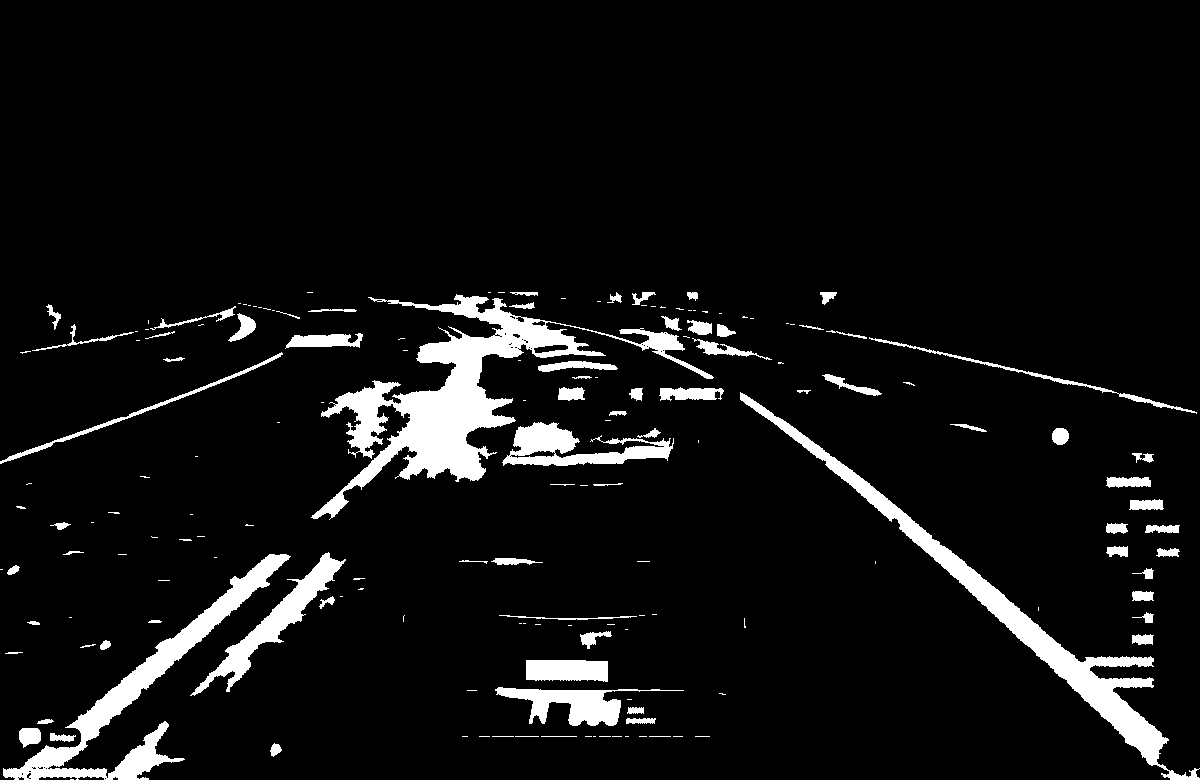
#> input picture v94_boosted.png, 1200 x 780 px, found by its file name
$ python v94_points.py
#> lines starting #> are read from the running program, lines starting #| are printed output that depends on the picture; after the words box and inside, x2 and y2 are one past the last pixel; in counts of white or black regions, pixels touching at a corner belong together
### lane_cv2_v9.py
#!/usr/bin/env python3
"""
v9.4: color-aware adaptive lane detection (bug-fixed white threshold).
OpenCV HLS channel order is [H, L, S]; white = high L, low S.
Left base from innermost yellow peak; right base from innermost white peak
that satisfies lane-width constraint relative to left base.

detect(img) 返回像素级二次拟合系数 + 锚点，供 fuse.py 做行级融合。
main() 行为与原 v9.4 完全一致（红/橙拟合线 + 底部圆点 + 保存 png）。
"""
import cv2
import numpy as np
import warnings
import sys
from pathlib import Path

SRC = Path("/Users/dupi/Desktop/自动驾驶系统/档案留存/游戏画面_速度测试.png")
OUT = Path("/Users/dupi/Desktop/车道线OpenCV检测.png")


def preprocess(img):
    """颜色法预处理（pre_combo2.py 逻辑）：HSV mask 圈黄/白 → 通道加权+亮度 → 去天空 → 灰度 → 删面积<500小块。
    返回灰度候选图（车道像素亮、背景黑），直接喂 detect 做 histogram+sliding window。"""
    h, w = img.shape[:2]
    hsv = cv2.cvtColor(img, cv2.COLOR_BGR2HSV)
    yellow = cv2.inRange(hsv, (15, 60, 30), (35, 255, 255))
    white = cv2.inRange(hsv, (0, 0, 130), (179, 100, 255))
    mask = cv2.bitwise_or(yellow, white)
    k = cv2.getStructuringElement(cv2.MORPH_ELLIPSE, (5, 5))
    mask = cv2.morphologyEx(mask, cv2.MORPH_CLOSE, k)
    out = np.zeros_like(img)
    out[mask > 0] = img[mask > 0]
    # 通道加权 + 亮度（绿×5 红×1 蓝×1 亮度×2）
    out = out.astype(np.float32)
    out[:, :, 0] = out[:, :, 0] * 1.0   # 蓝
    out[:, :, 1] = out[:, :, 1] * 5.0   # 绿
    out[:, :, 2] = out[:, :, 2] * 1.0   # 红
    out = out * 2.0                     # 亮度
    out = np.clip(out, 0, 255).astype(np.uint8)
    # 去天空 3.2/8
    SKY_FRAC = 3.2 / 8
    out[:int(h * SKY_FRAC), :] = 0
    # 转灰度
    gray = cv2.cvtColor(out, cv2.COLOR_BGR2GRAY)
    # 删面积<500 的小块（落叶/碎屑）
    _, binar = cv2.threshold(gray, 10, 255, cv2.THRESH_BINARY)
    cnts, _ = cv2.findContours(binar, cv2.RETR_EXTERNAL, cv2.CHAIN_APPROX_SIMPLE)
    mask_keep = np.zeros_like(gray)
    MIN_AREA = 500
    for c in cnts:
        if cv2.contourArea(c) >= MIN_AREA:
            cv2.drawContours(mask_keep, [c], -1, 255, -1)
    gray = cv2.bitwise_and(gray, mask_keep)
    return gray


def detect(img):
    """核心检测：先经 preprocess 得到灰度车道候选，再做 histogram+sliding window 拟合。
    端点系数 (x=a*y^2+b*y+c) + 锚点，供 fuse.py 行级融合。
    分辨率归一化：任意输入尺寸都能跑——小图(如 224x224 录制缩略图)上采样到 TARGET_W，
    保证下游 margin/n_windows 等比例假设成立；返回 scale 供上层把坐标映射回原图。"""
    TARGET_W = 960
    H0, W0 = img.shape[:2]
    scale_x = scale_y = 1.0
    if W0 < TARGET_W:
        s = TARGET_W / float(W0)
        img = cv2.resize(img, None, fx=s, fy=s, interpolation=cv2.INTER_CUBIC)
        scale_x = scale_y = 1.0 / s
    H, W = img.shape[:2]
    gray = preprocess(img)
    binary = (gray > 120).astype(np.uint8) * 255

    # ROI: lower part of image
    roi_top = int(H * 0.55)
    binary[:roi_top, :] = 0

    # mild morphological close to connect dashed segments
    kernel = cv2.getStructuringElement(cv2.MORPH_ELLIPSE, (5, 5))
    binary = cv2.morphologyEx(binary, cv2.MORPH_CLOSE, kernel)

    # ---------- bottom histogram auto base localization ----------
    band_y_low = int(H * 0.82)
    band_y_high = int(H * 0.92)

    def hist_peaks(mask, color_name):
        band = mask[band_y_low:band_y_high, :]
        hist = np.sum(band, axis=0).astype(np.float32)
        if hist.max() == 0:
            return [], hist
        hist_s = cv2.GaussianBlur(hist.reshape(1, -1), (1, 31), 0).ravel()
        maxv = hist_s.max()
        min_h = maxv * 0.10 if maxv > 50 else 20
        peaks = []
        for i in range(1, W - 1):
            if hist_s[i] > hist_s[i - 1] and hist_s[i] > hist_s[i + 1] and hist_s[i] >= min_h:
                peaks.append(i)
        merged = []
        min_sep = int(W * 0.04)
        for p in sorted(peaks):
            if merged and p - merged[-1] < min_sep:
                if hist_s[p] > hist_s[merged[-1]]:
                    merged[-1] = p
            else:
                merged.append(p)
        print(f"{color_name} peaks={merged} heights={[int(hist_s[p]) for p in merged]}")
        return merged, hist_s

    peaks, _ = hist_peaks(binary, "LANE")

    center = W / 2

    # left base: innermost lane peak left of center
    left_base = None
    if peaks:
        left_candidates = [p for p in peaks if p < center * 0.95]
        if left_candidates:
            left_base = min(left_candidates, key=lambda p: abs(p - center))
        else:
            left_base = min(peaks, key=lambda p: abs(p - center))

    # right base: innermost peak right of left_base with reasonable lane width
    right_base = None
    if peaks and left_base is not None:
        min_sep = int(W * 0.18)
        max_sep = int(W * 0.75)
        right_candidates = [
            p for p in peaks
            if p > left_base and min_sep <= (p - left_base) <= max_sep
        ]
        if right_candidates:
            right_base = min(right_candidates, key=lambda p: p - left_base)
        else:
            fallback = [p for p in peaks if p > center]
            if fallback:
                right_base = min(fallback, key=lambda p: abs(p - center))

    if left_base is None or right_base is None:
        return {'left_fit': None, 'right_fit': None,
                'left_base': left_base, 'right_base': right_base,
                'roi_top': roi_top, 'H': H, 'W': W,
                'scale_x': scale_x, 'scale_y': scale_y, 'work_img': img}

    lane_sep = right_base - left_base
    print(f"bases -> left={left_base}({left_base/W:.3f}w)  "
          f"right={right_base}({right_base/W:.3f}w)  sep={lane_sep/W:.3f}w")

    # ---------- sliding window tracking upward ----------
    def sliding_window(binary_img, base_x, n_windows=14, margin=50):
        h, w = binary_img.shape
        win_h = h // n_windows
        cur_x = base_x
        xs, ys = [], []
        for i in range(n_windows):
            y_low_w = h - (i + 1) * win_h
            y_high_w = h - i * win_h
            x_low = max(0, cur_x - margin)
            x_high = min(w, cur_x + margin)
            window = binary_img[y_low_w:y_high_w, x_low:x_high]
            nz = np.nonzero(window)
            if len(nz[1]) > 8:
                cur_x = x_low + int(np.mean(nz[1]))
                xs.extend((x_low + nz[1]).tolist())
                ys.extend((y_low_w + nz[0]).tolist())
        return np.array(xs, dtype=np.float32), np.array(ys, dtype=np.float32)

    left_x, left_y = sliding_window(binary, left_base)
    right_x, right_y = sliding_window(binary, right_base)
    print(f"left points={len(left_x)}  right points={len(right_x)}")

    def fit_coeffs(xs, ys):
        if len(xs) < 30:
            print("too few points for fit")
            return None
        yn = ys / H  # 归一化 y 避免高次项病态
        with warnings.catch_warnings():
            warnings.simplefilter('ignore')
            return np.polyfit(yn, xs, 2)

    left_fit = fit_coeffs(left_x, left_y)
    right_fit = fit_coeffs(right_x, right_y)
    return {'left_fit': left_fit, 'right_fit': right_fit,
            'left_pts': (left_x, left_y), 'right_pts': (right_x, right_y),
            'left_base': left_base, 'right_base': right_base,
            'roi_top': roi_top, 'H': H, 'W': W,
            'scale_x': scale_x, 'scale_y': scale_y, 'work_img': img}


# [105 lines left out: functions fit_segments, draw_segments, fit_smooth, draw_smooth, main, not called in this run]


# [2 lines that do not run on import are left out]

### v94_points.py
#!/usr/bin/env python3
"""颜色法 v9.4 纯点云（不连线）：把滑窗检测到的原始点画出来。
左线=红点，右线=黄点，无任何拟合线。"""
import cv2
import numpy as np
import sys
import lane_cv2_v9 as A

SRC = sys.argv[1] if len(sys.argv) > 1 else "/Users/dupi/Desktop/自动驾驶系统/v94_boosted.png"
OUT = "/Users/dupi/Desktop/自动驾驶系统/v94_color_points.png"

img = cv2.imread(SRC)
#> img is the input picture: shape (780, 1200, 3); 6.8% white; 166 white regions (87 under 20 px), largest, box (x1, y1, x2, y2) and area: (311, 294, 714, 520) 18233, (740, 392, 1200, 780) 11340, (3, 554, 291, 780) 8993
if img is None:
    print("MISSING", SRC)
    sys.exit(1)

det = A.detect(img)
#> in preprocess, `out[:int(h * SKY_FRAC), :] = 0`:
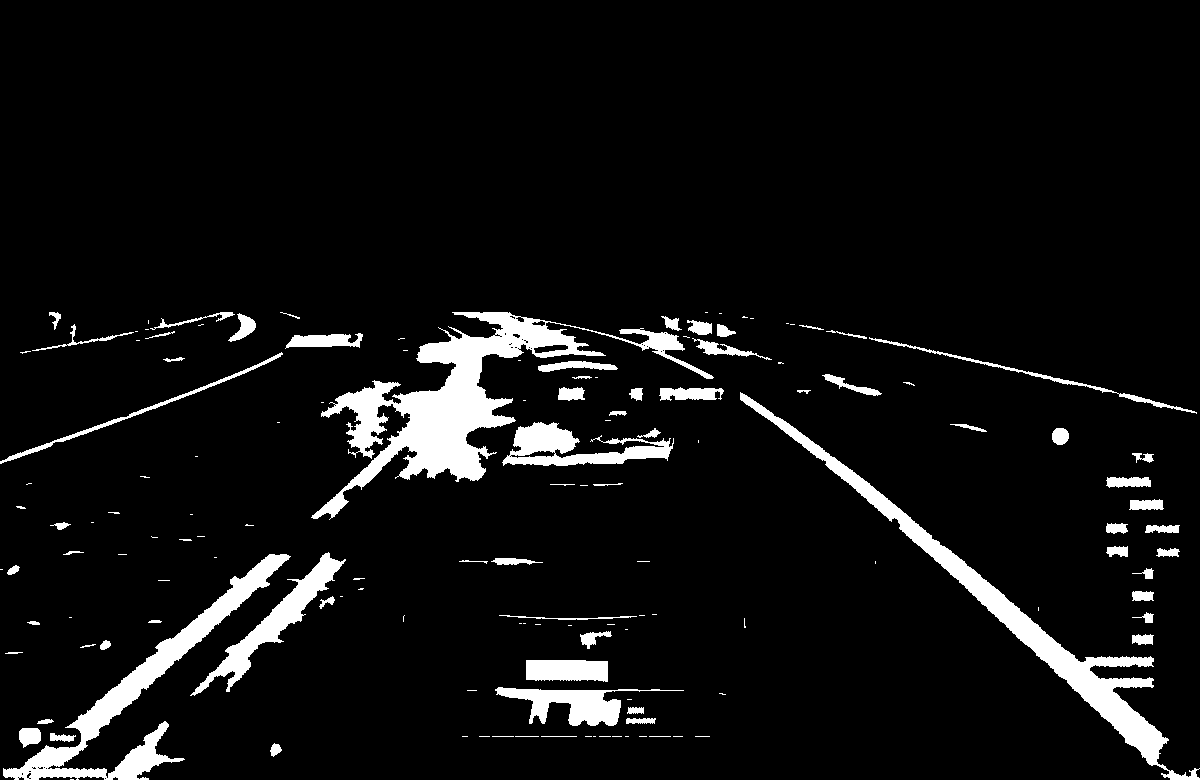
#> out: shape (780, 1200, 3); 6.6% white; 141 white regions (69 under 20 px), largest, box (x1, y1, x2, y2) and area: (311, 312, 714, 520) 17335, (740, 392, 1200, 780) 11340, (3, 554, 291, 780) 8993
#> in preprocess, `cnts, _ = cv2.findContours(binar, cv2.RETR_EXTERNAL, cv2.CHAIN_APPROX_..`: cnts = 141 contours, 85 with area under 20; largest, box (x1, y1, x2, y2) and area: (311, 312, 714, 520) 16400, (740, 392, 1200, 780) 10650, (3, 554, 291, 780) 8442, (190, 552, 346, 696) 3508, (502, 422, 674, 466) 3316
#> the loop in preprocess, `for c in cnts:` made 141 passes
#> c on passes 1, 3, 4, 5, 6, 7, 8, 9: [[70, 779], [73, 779]], [[695, 736], [709, 736]], [[673, 736], [682, 736]], [[649, 736], [670, 736]], [[639, 736], [646, 736]], [[625, 736], [628, 736]], [[612, 736], [621, 736]], [[599, 736], [610, 736]]
#> in detect, `binary[:roi_top, :] = 0`:
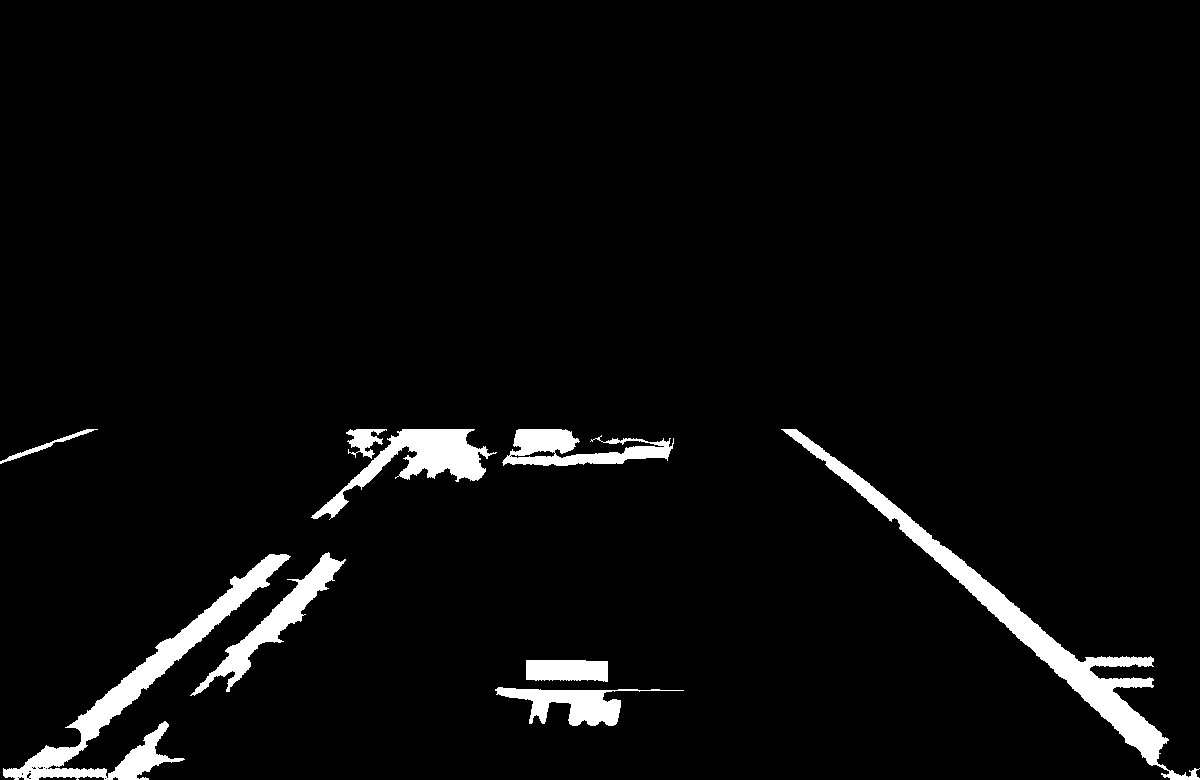
#> binary: shape (780, 1200); 4% white; 9 white regions, largest, box (x1, y1, x2, y2) and area: (781, 429, 1200, 780) 10879, (3, 554, 291, 780) 8993, (311, 429, 497, 520) 4729
#> in detect, `kernel = cv2.getStructuringElement(cv2.MORPH_ELLIPSE, (5, 5))`: kernel = [[0, 0, 1, 0, 0], [1, 1, 1, 1, 1], [1, 1, 1, 1, 1], [1, 1, 1, 1, 1], [0, 0, 1, 0, 0]]
#> in hist_peaks, `band = mask[band_y_low:band_y_high, :]`:
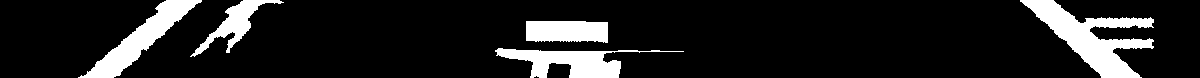
#> band: shape (78, 1200); 12.8% white; 5 white regions, box (x1, y1, x2, y2) and area: (1020, 0, 1154, 78) 3975, (78, 0, 202, 78) 2629, (495, 48, 684, 78) 2373, (526, 21, 608, 43) 1653, (190, 0, 284, 57) 1329
#> in hist_peaks, `hist = np.sum(band, axis=0).astype(np.float32)`: hist = 1200 values, max 12750 at index 1109, min 0 at index 0, mean 2541.3
#> in hist_peaks, `hist_s = cv2.GaussianBlur(hist.reshape(1, -1), (1, 31), 0).ravel()`: hist_s has the same summary as hist
#> in hist_peaks, `maxv = hist_s.max()`: maxv = 12750
#> in hist_peaks, `min_h = maxv * 0.10 if maxv > 50 else 20`: min_h = 1275
#> after the loop in hist_peaks, `for i in range(1, W - 1):`: peaks = 43 values from 87 to 1138
#> the loop in hist_peaks, `for p in sorted(peaks):` made 43 passes
#> p on passes 1 to 8: 87, 146, 148, 150, 152, 160, 162, 164
#> after the loop in hist_peaks, `for p in sorted(peaks):`: merged = [87, 160, 229, 533, 587, 1109]
#| LANE peaks=[87, 160, 229, 533, 587, 1109] heights=[1785, 8925, 9945, 12240, 11985, 12750]
#> in detect, `left_candidates = [p for p in peaks if p < center * 0.95]`: left_candidates = [87, 160, 229, 533]
#> in detect, `left_base = min(left_candidates, key=lambda p: abs(p - center))`: left_base = 533
#> in detect, `right_candidates = [ p for p in peaks if p > left_base and min_sep <= ..`: right_candidates = [1109]
#> in detect, `right_base = min(right_candidates, key=lambda p: p - left_base)`: right_base = 1109
#> in detect, `lane_sep = right_base - left_base`: lane_sep = 576
#| bases -> left=533(0.444w)  right=1109(0.924w)  sep=0.480w
#> in sliding_window, `cur_x = base_x`: cur_x = 533
#> the loop in sliding_window, `for i in range(n_windows):` made 14 passes
#> (x_low, x_high, nz, cur_x) on passes 2, 3, 6, 7: (483, 583, 2171 positions, rows 0 to 54, columns 12 to 99, 549), (499, 599, 717 positions, rows 45 to 54, columns 27 to 99, 561), (511, 611, 1172 positions, rows 0 to 15, columns 0 to 99, 557), (507, 607, 1248 positions, rows 34 to 54, columns 5 to 99, 545)
#> after the loop in sliding_window, `for i in range(n_windows):`: xs = 5308 values, max 610 at index 3012, min 495 at index 612, mean 552.1; ys = 5308 values, max 724 at index 2161, min 429 at index 4060, mean 578
#> in detect, `left_x, left_y = sliding_window(binary, left_base)`: left_x has the same summary as xs in sliding_window; left_y has the same summary as ys in sliding_window
#> in sliding_window (call 2), `cur_x = base_x`: cur_x = 1109
#> the loop in sliding_window (call 2), `for i in range(n_windows):` made 14 passes
#> (x_low, x_high, nz, cur_x) on passes 1 to 3: (1059, 1159, 1087 positions, rows 0 to 40, columns 53 to 99, 1141), (1091, 1191, 1885 positions, rows 1 to 54, columns 0 to 62, 1116), (1066, 1166, 895 positions, rows 35 to 54, columns 0 to 87, 1105)
#> pass 1, in sliding_window (call 2), `window = binary_img[y_low_w:y_high_w, x_low:x_high]`:
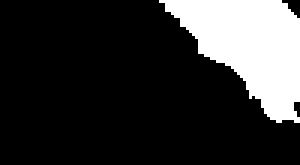
#> window: shape (55, 100) (shown 3 times larger); 19.8% white; 1 white region, box (x1, y1, x2, y2) and area: (53, 0, 100, 41) 1087
#> after the loop in sliding_window (call 2), `for i in range(n_windows):`: xs = 3867 values, max 1158 at index 286, min 1066 at index 2972, mean 1120.9; ys = 3867 values, max 765 at index 1083, min 650 at index 2972, mean 702
#> in detect, `right_x, right_y = sliding_window(binary, right_base)`: right_x has the same summary as xs in sliding_window; right_y has the same summary as ys in sliding_window
#| left points=5308  right points=3867
#> in fit_coeffs, `yn = ys / H`: yn = 5308 values, max 0.928 at index 2161, min 0.55 at index 4060, mean 0.741
#> in detect, `left_fit = fit_coeffs(left_x, left_y)`: left_fit = [-544.6, 798.1, 272.6]
#> in detect, `right_fit = fit_coeffs(right_x, right_y)`: right_fit = [-39.27, 414.7, 779.5]
#> det = 12 items
L = det.get('left_pts')
R = det.get('right_pts')

vis = img.copy()
if L is not None and len(L[0]) > 0:
    lx, ly = L
#> lx = 5308 values, max 610 at index 3012, min 495 at index 612, mean 552.1; ly = 5308 values, max 724 at index 2161, min 429 at index 4060, mean 578
    for x, y in zip(lx.astype(int), ly.astype(int)):
        cv2.circle(vis, (int(x), int(y)), 1, (0, 0, 255), -1)  # 红=左线
#> this loop made 5308 passes
#> (x, y) on passes 1 to 3: (526, 670), (527, 670), (528, 670)
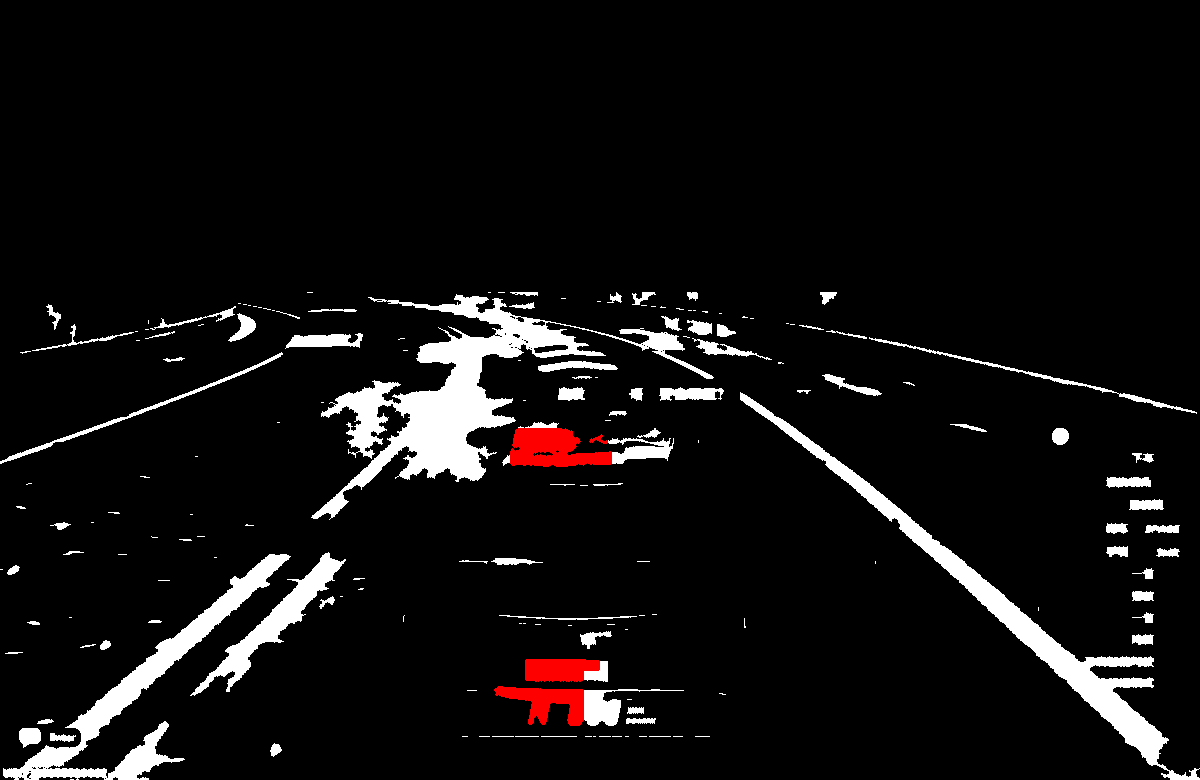
#> vis: shape (780, 1200, 3); 0.66% of pixels changed, all inside (x1, y1, x2, y2) = (494, 428, 612, 726)
if R is not None and len(R[0]) > 0:
    rx, ry = R
#> rx has the same summary as xs in sliding_window; ry has the same summary as ys in sliding_window
    for x, y in zip(rx.astype(int), ry.astype(int)):
        cv2.circle(vis, (int(x), int(y)), 1, (0, 255, 255), -1)  # 黄=右线
#> this loop made 3867 passes
#> (x, y) on passes 1 to 3: (1112, 725), (1113, 725), (1114, 725)
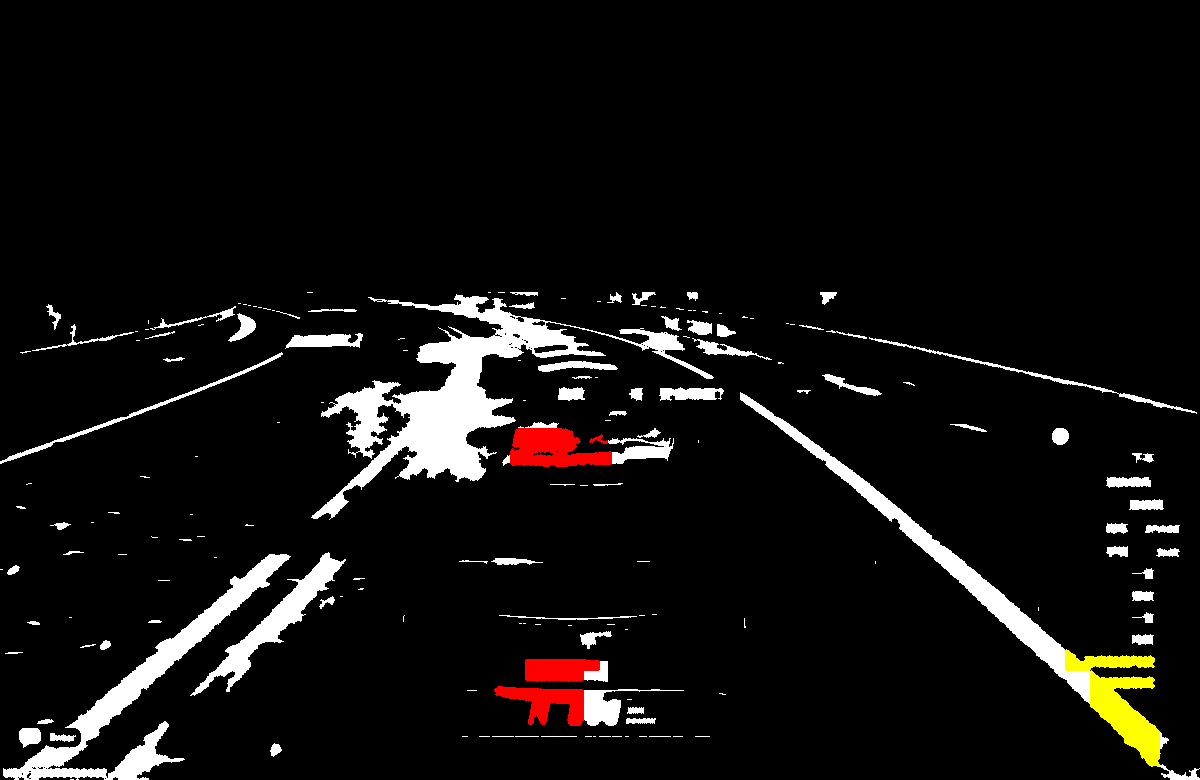
#> vis: shape (780, 1200, 3); 0.47% of pixels changed, all inside (x1, y1, x2, y2) = (1065, 649, 1160, 767)

cv2.imwrite(OUT, vis)
print(f"[color-pts] left_pts={len(L[0]) if L is not None else 0} "
      f"right_pts={len(R[0]) if R is not None else 0}  saved {OUT} {vis.shape}")
#| [color-pts] left_pts=5308 right_pts=3867  saved /Users/dupi/Desktop/自动驾驶系统/v94_color_points.png (780, 1200, 3)
